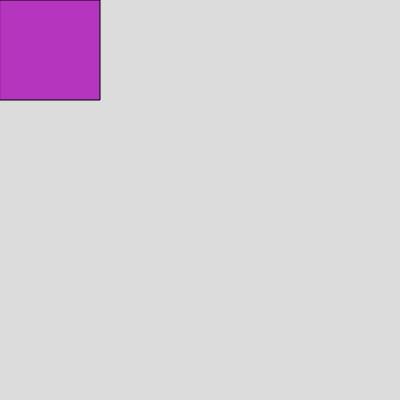
Frame 1 (no input)
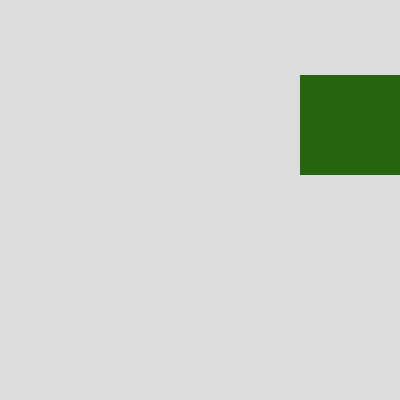
Frame 60 (no input)
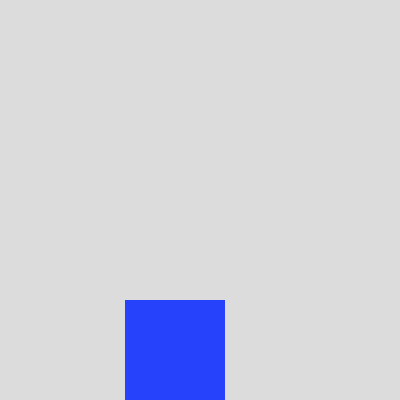
Frame 120 (the mouse pressed at the canvas centre since frame 60)

The p5.js sketch that drew these frames (run headless with seeded random() and noise() and a simulated clock; from frame 60 on, the mouse is pressed at the canvas centre):

// p5.js sketch
// ── sketch.js
// Square Moving Around Screen
// Chase Buniak
// September 19, 2024



let s = 100;
let y = 0;
let x = 0;
let v = 25;
function setup() {
  createCanvas(400, 400);
}

function draw() {
  background(220);
  fill (random(255), random(255), random(255));
  square(x, y, s);
  noStroke();
  if (y === 0 && x <= width - s) {
    x = x + v;
  }
  if (x === width - s && y <= height - s) {
    y = y + v;
  }
  if (y === height - s && x >= 0) {
    x = x - v;
  }
  if (x === 0 && y >= 0) {
    y = y - v;
  }
}
